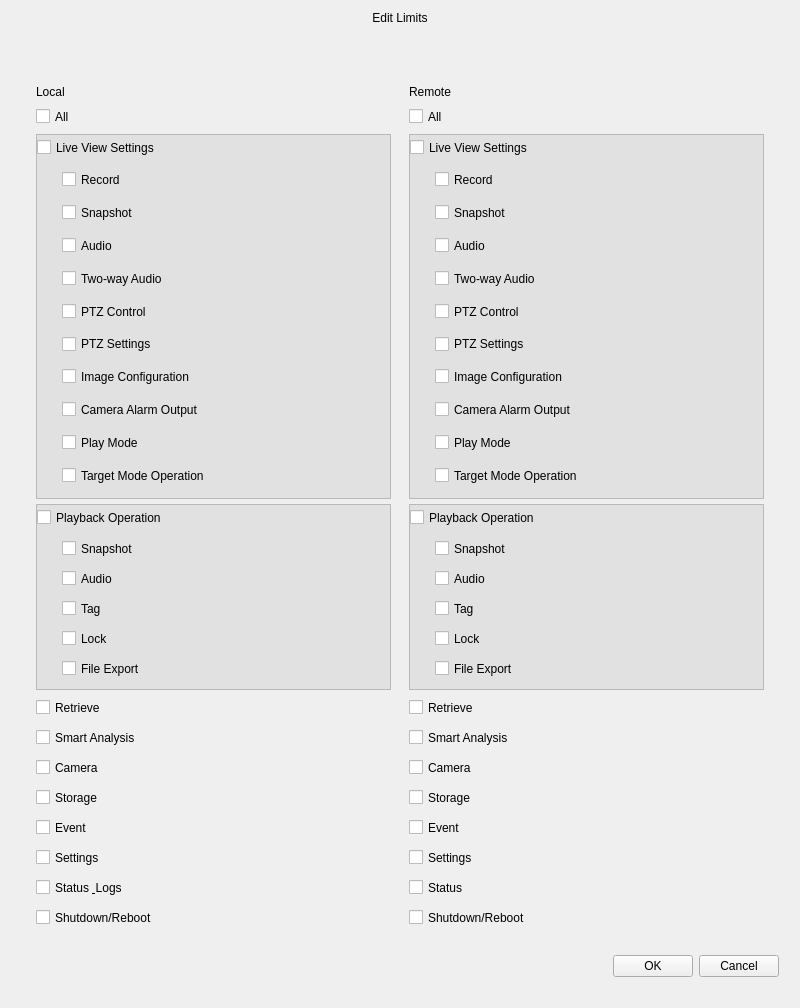
<?xml version="1.0" encoding="UTF-8"?>
<ui version="4.0">
 <class>EditUserLimitsDialog</class>
 <widget class="QWidget" name="EditUserLimitsDialog">
  <property name="windowModality">
   <enum>Qt::ApplicationModal</enum>
  </property>
  <property name="geometry">
   <rect>
    <x>0</x>
    <y>0</y>
    <width>800</width>
    <height>1008</height>
   </rect>
  </property>
  <property name="minimumSize">
   <size>
    <width>0</width>
    <height>0</height>
   </size>
  </property>
  <property name="windowTitle">
   <string>Dialog</string>
  </property>
  <property name="styleSheet">
   <string notr="true">CheckBoxGroup QCheckBox
{
	padding: 0px;
	padding-left: 5px;
	padding-right: 5px;
	min-height: 20px;
}</string>
  </property>
  <layout class="QVBoxLayout" name="verticalLayout">
   <property name="spacing">
    <number>0</number>
   </property>
   <item>
    <widget class="QLabel" name="label_title">
     <property name="text">
      <string>Edit Limits</string>
     </property>
     <property name="alignment">
      <set>Qt::AlignCenter</set>
     </property>
    </widget>
   </item>
   <item>
    <widget class="QWidget" name="widget_background" native="true">
     <property name="sizePolicy">
      <sizepolicy hsizetype="Preferred" vsizetype="Expanding">
       <horstretch>0</horstretch>
       <verstretch>0</verstretch>
      </sizepolicy>
     </property>
     <property name="focusPolicy">
      <enum>Qt::StrongFocus</enum>
     </property>
     <layout class="QVBoxLayout" name="verticalLayout_2">
      <property name="spacing">
       <number>6</number>
      </property>
      <property name="leftMargin">
       <number>10</number>
      </property>
      <property name="rightMargin">
       <number>10</number>
      </property>
      <property name="bottomMargin">
       <number>20</number>
      </property>
      <item>
       <widget class="TabBar" name="tabBar" native="true">
        <property name="minimumSize">
         <size>
          <width>0</width>
          <height>30</height>
         </size>
        </property>
       </widget>
      </item>
      <item>
       <widget class="QStackedWidget" name="stackedWidget">
        <property name="currentIndex">
         <number>0</number>
        </property>
        <widget class="QWidget" name="page_permission">
         <property name="styleSheet">
          <string notr="true">QCheckBox
{
    min-height: 25px;
}
QCheckBox:disabled
{
    background: #e1e1e1;
}</string>
         </property>
         <layout class="QVBoxLayout" name="verticalLayout_9">
          <property name="leftMargin">
           <number>0</number>
          </property>
          <property name="topMargin">
           <number>0</number>
          </property>
          <property name="rightMargin">
           <number>0</number>
          </property>
          <property name="bottomMargin">
           <number>0</number>
          </property>
          <item>
           <widget class="QWidget" name="widgetPermission" native="true">
            <layout class="QHBoxLayout" name="horizontalLayout_3">
             <property name="leftMargin">
              <number>9</number>
             </property>
             <property name="rightMargin">
              <number>9</number>
             </property>
             <item>
              <widget class="QWidget" name="widgetLocal" native="true">
               <layout class="QVBoxLayout" name="verticalLayout_3">
                <property name="spacing">
                 <number>5</number>
                </property>
                <property name="leftMargin">
                 <number>6</number>
                </property>
                <property name="topMargin">
                 <number>6</number>
                </property>
                <property name="rightMargin">
                 <number>6</number>
                </property>
                <property name="bottomMargin">
                 <number>6</number>
                </property>
                <item>
                 <widget class="QLabel" name="labelLocal">
                  <property name="text">
                   <string>Local</string>
                  </property>
                 </widget>
                </item>
                <item>
                 <widget class="QCheckBox" name="checkBoxAllLocal">
                  <property name="text">
                   <string>All</string>
                  </property>
                 </widget>
                </item>
                <item>
                 <widget class="QFrame" name="frameLIveViewLocal">
                  <property name="minimumSize">
                   <size>
                    <width>0</width>
                    <height>32</height>
                   </size>
                  </property>
                  <property name="styleSheet">
                   <string notr="true">QFrame {
    outline: 0px;
    min-height: 30px;
    color: #4A4A4A;
    background: #e1e1e1;
    border: 1px solid #B9B9B9;
}</string>
                  </property>
                  <layout class="QVBoxLayout" name="verticalLayout_11">
                   <property name="leftMargin">
                    <number>0</number>
                   </property>
                   <property name="topMargin">
                    <number>0</number>
                   </property>
                   <property name="rightMargin">
                    <number>0</number>
                   </property>
                   <property name="bottomMargin">
                    <number>9</number>
                   </property>
                   <item>
                    <widget class="MyUserCheckBox" name="checkBoxLiveViewLocal">
                     <property name="text">
                      <string>Live View Settings</string>
                     </property>
                    </widget>
                   </item>
                   <item>
                    <widget class="QWidget" name="widgetLiveViewLocal" native="true">
                     <property name="minimumSize">
                      <size>
                       <width>0</width>
                       <height>0</height>
                      </size>
                     </property>
                     <layout class="QVBoxLayout" name="verticalLayout_12">
                      <property name="leftMargin">
                       <number>25</number>
                      </property>
                      <property name="topMargin">
                       <number>0</number>
                      </property>
                      <property name="rightMargin">
                       <number>0</number>
                      </property>
                      <property name="bottomMargin">
                       <number>0</number>
                      </property>
                      <item>
                       <widget class="MyUserCheckBox" name="checkBoxRecordLocal">
                        <property name="text">
                         <string>Record</string>
                        </property>
                       </widget>
                      </item>
                      <item>
                       <widget class="MyUserCheckBox" name="checkBoxLiveViewSnapshotLocal">
                        <property name="text">
                         <string>Snapshot</string>
                        </property>
                       </widget>
                      </item>
                      <item>
                       <widget class="MyUserCheckBox" name="checkBoxLiveViewAudioLocal">
                        <property name="text">
                         <string>Audio</string>
                        </property>
                       </widget>
                      </item>
                      <item>
                       <widget class="MyUserCheckBox" name="checkBoxTwoWayAudioLocal">
                        <property name="text">
                         <string>Two-way Audio</string>
                        </property>
                       </widget>
                      </item>
                      <item>
                       <widget class="MyUserCheckBox" name="checkBoxPTZControlLocal">
                        <property name="text">
                         <string>PTZ Control</string>
                        </property>
                       </widget>
                      </item>
                      <item>
                       <widget class="MyUserCheckBox" name="checkBoxPTZSettingLocal">
                        <property name="text">
                         <string>PTZ Settings</string>
                        </property>
                       </widget>
                      </item>
                      <item>
                       <widget class="MyUserCheckBox" name="checkBoxImageConfigurationLocal">
                        <property name="text">
                         <string>Image Configuration</string>
                        </property>
                       </widget>
                      </item>
                      <item>
                       <widget class="MyUserCheckBox" name="checkBoxAlarmOutputLocal">
                        <property name="text">
                         <string>Camera Alarm Output</string>
                        </property>
                       </widget>
                      </item>
                      <item>
                       <widget class="MyUserCheckBox" name="checkBoxPlayModeLocal">
                        <property name="text">
                         <string>Play Mode</string>
                        </property>
                       </widget>
                      </item>
                      <item>
                       <widget class="MyUserCheckBox" name="checkBoxTargetModeLocal">
                        <property name="text">
                         <string>Target Mode Operation</string>
                        </property>
                       </widget>
                      </item>
                     </layout>
                    </widget>
                   </item>
                  </layout>
                 </widget>
                </item>
                <item>
                 <widget class="QFrame" name="framePlaybackLocal">
                  <property name="minimumSize">
                   <size>
                    <width>0</width>
                    <height>32</height>
                   </size>
                  </property>
                  <property name="styleSheet">
                   <string notr="true">QFrame {
    outline: 0px;
    min-height: 30px;
    color: #4A4A4A;
    background: #e1e1e1;
    border: 1px solid #B9B9B9;
}</string>
                  </property>
                  <layout class="QVBoxLayout" name="verticalLayout_13">
                   <property name="leftMargin">
                    <number>0</number>
                   </property>
                   <property name="topMargin">
                    <number>0</number>
                   </property>
                   <property name="rightMargin">
                    <number>0</number>
                   </property>
                   <item>
                    <widget class="MyUserCheckBox" name="checkBoxPlaybackLocal">
                     <property name="text">
                      <string>Playback Operation</string>
                     </property>
                    </widget>
                   </item>
                   <item>
                    <widget class="QWidget" name="widgetPlaybackLocal" native="true">
                     <property name="minimumSize">
                      <size>
                       <width>0</width>
                       <height>0</height>
                      </size>
                     </property>
                     <layout class="QVBoxLayout" name="verticalLayout_15">
                      <property name="leftMargin">
                       <number>25</number>
                      </property>
                      <property name="topMargin">
                       <number>0</number>
                      </property>
                      <property name="rightMargin">
                       <number>0</number>
                      </property>
                      <property name="bottomMargin">
                       <number>0</number>
                      </property>
                      <item>
                       <widget class="MyUserCheckBox" name="checkBoxPlaybackSnapshotLocal">
                        <property name="text">
                         <string>Snapshot</string>
                        </property>
                       </widget>
                      </item>
                      <item>
                       <widget class="MyUserCheckBox" name="checkBoxPlaybackAudioLocal">
                        <property name="text">
                         <string>Audio</string>
                        </property>
                       </widget>
                      </item>
                      <item>
                       <widget class="MyUserCheckBox" name="checkBoxTagLocal">
                        <property name="text">
                         <string>Tag</string>
                        </property>
                       </widget>
                      </item>
                      <item>
                       <widget class="MyUserCheckBox" name="checkBoxLockLocal">
                        <property name="text">
                         <string>Lock</string>
                        </property>
                       </widget>
                      </item>
                      <item>
                       <widget class="MyUserCheckBox" name="checkBoxFileExportLocal">
                        <property name="text">
                         <string>File Export</string>
                        </property>
                       </widget>
                      </item>
                     </layout>
                    </widget>
                   </item>
                  </layout>
                 </widget>
                </item>
                <item>
                 <widget class="QCheckBox" name="checkBoxRetrieveLocal">
                  <property name="text">
                   <string>Retrieve</string>
                  </property>
                 </widget>
                </item>
                <item>
                 <widget class="QCheckBox" name="checkBoxSmartAnalysisLocal">
                  <property name="text">
                   <string>Smart Analysis</string>
                  </property>
                 </widget>
                </item>
                <item>
                 <widget class="QCheckBox" name="checkBoxCameraLocal">
                  <property name="text">
                   <string>Camera</string>
                  </property>
                 </widget>
                </item>
                <item>
                 <widget class="QCheckBox" name="checkBoxStorageLocal">
                  <property name="text">
                   <string>Storage</string>
                  </property>
                 </widget>
                </item>
                <item>
                 <widget class="QCheckBox" name="checkBoxEventLocal">
                  <property name="text">
                   <string>Event</string>
                  </property>
                 </widget>
                </item>
                <item>
                 <widget class="QCheckBox" name="checkBoxSettingLocal">
                  <property name="text">
                   <string>Settings</string>
                  </property>
                 </widget>
                </item>
                <item>
                 <widget class="QCheckBox" name="checkBoxStatusLocal">
                  <property name="text">
                   <string>Status &amp; Logs</string>
                  </property>
                 </widget>
                </item>
                <item>
                 <widget class="QCheckBox" name="checkBoxShutdownLocal">
                  <property name="text">
                   <string>Shutdown/Reboot</string>
                  </property>
                 </widget>
                </item>
                <item>
                 <spacer name="verticalSpacer">
                  <property name="orientation">
                   <enum>Qt::Vertical</enum>
                  </property>
                  <property name="sizeHint" stdset="0">
                   <size>
                    <width>20</width>
                    <height>40</height>
                   </size>
                  </property>
                 </spacer>
                </item>
               </layout>
              </widget>
             </item>
             <item>
              <widget class="QWidget" name="widgetRemote" native="true">
               <layout class="QVBoxLayout" name="verticalLayout_6">
                <property name="spacing">
                 <number>5</number>
                </property>
                <property name="leftMargin">
                 <number>6</number>
                </property>
                <property name="topMargin">
                 <number>6</number>
                </property>
                <property name="rightMargin">
                 <number>6</number>
                </property>
                <property name="bottomMargin">
                 <number>6</number>
                </property>
                <item>
                 <widget class="QLabel" name="labelRemote">
                  <property name="text">
                   <string>Remote </string>
                  </property>
                 </widget>
                </item>
                <item>
                 <widget class="QCheckBox" name="checkBoxAllRemote">
                  <property name="text">
                   <string>All</string>
                  </property>
                 </widget>
                </item>
                <item>
                 <widget class="QFrame" name="frameLIveViewRemote">
                  <property name="minimumSize">
                   <size>
                    <width>0</width>
                    <height>32</height>
                   </size>
                  </property>
                  <property name="styleSheet">
                   <string notr="true">QFrame {
    outline: 0px;
    min-height: 30px;
    color: #4A4A4A;
    background: #e1e1e1;
    border: 1px solid #B9B9B9;
}</string>
                  </property>
                  <layout class="QVBoxLayout" name="verticalLayout_18">
                   <property name="leftMargin">
                    <number>0</number>
                   </property>
                   <property name="topMargin">
                    <number>0</number>
                   </property>
                   <property name="rightMargin">
                    <number>0</number>
                   </property>
                   <property name="bottomMargin">
                    <number>9</number>
                   </property>
                   <item>
                    <widget class="MyUserCheckBox" name="checkBoxLiveViewRemote">
                     <property name="text">
                      <string>Live View Settings</string>
                     </property>
                    </widget>
                   </item>
                   <item>
                    <widget class="QWidget" name="widgetLiveViewRemote" native="true">
                     <property name="minimumSize">
                      <size>
                       <width>0</width>
                       <height>0</height>
                      </size>
                     </property>
                     <layout class="QVBoxLayout" name="verticalLayout_19">
                      <property name="leftMargin">
                       <number>25</number>
                      </property>
                      <property name="topMargin">
                       <number>0</number>
                      </property>
                      <property name="rightMargin">
                       <number>0</number>
                      </property>
                      <property name="bottomMargin">
                       <number>0</number>
                      </property>
                      <item>
                       <widget class="MyUserCheckBox" name="checkBoxRecordRemote">
                        <property name="text">
                         <string>Record</string>
                        </property>
                       </widget>
                      </item>
                      <item>
                       <widget class="MyUserCheckBox" name="checkBoxLiveViewSnapshotRemote">
                        <property name="text">
                         <string>Snapshot</string>
                        </property>
                       </widget>
                      </item>
                      <item>
                       <widget class="MyUserCheckBox" name="checkBoxLiveViewAudioRemote">
                        <property name="text">
                         <string>Audio</string>
                        </property>
                       </widget>
                      </item>
                      <item>
                       <widget class="MyUserCheckBox" name="checkBoxTwoWayAudioRemote">
                        <property name="text">
                         <string>Two-way Audio</string>
                        </property>
                       </widget>
                      </item>
                      <item>
                       <widget class="MyUserCheckBox" name="checkBoxPTZControlRemote">
                        <property name="text">
                         <string>PTZ Control</string>
                        </property>
                       </widget>
                      </item>
                      <item>
                       <widget class="MyUserCheckBox" name="checkBoxPTZSettingRemote">
                        <property name="text">
                         <string>PTZ Settings</string>
                        </property>
                       </widget>
                      </item>
                      <item>
                       <widget class="MyUserCheckBox" name="checkBoxImageConfigurationRemote">
                        <property name="text">
                         <string>Image Configuration</string>
                        </property>
                       </widget>
                      </item>
                      <item>
                       <widget class="MyUserCheckBox" name="checkBoxAlarmOutputRemote">
                        <property name="text">
                         <string>Camera Alarm Output</string>
                        </property>
                       </widget>
                      </item>
                      <item>
                       <widget class="MyUserCheckBox" name="checkBoxPlayModeRemote">
                        <property name="text">
                         <string>Play Mode</string>
                        </property>
                       </widget>
                      </item>
                      <item>
                       <widget class="MyUserCheckBox" name="checkBoxTargetModeRemote">
                        <property name="text">
                         <string>Target Mode Operation</string>
                        </property>
                       </widget>
                      </item>
                     </layout>
                    </widget>
                   </item>
                  </layout>
                 </widget>
                </item>
                <item>
                 <widget class="QFrame" name="framePlaybackRemote">
                  <property name="minimumSize">
                   <size>
                    <width>0</width>
                    <height>32</height>
                   </size>
                  </property>
                  <property name="styleSheet">
                   <string notr="true">QFrame {
    outline: 0px;
    min-height: 30px;
    color: #4A4A4A;
    background: #e1e1e1;
    border: 1px solid #B9B9B9;
}</string>
                  </property>
                  <layout class="QVBoxLayout" name="verticalLayout_16">
                   <property name="leftMargin">
                    <number>0</number>
                   </property>
                   <property name="topMargin">
                    <number>0</number>
                   </property>
                   <property name="rightMargin">
                    <number>0</number>
                   </property>
                   <item>
                    <widget class="MyUserCheckBox" name="checkBoxPlaybackRemote">
                     <property name="text">
                      <string>Playback Operation</string>
                     </property>
                    </widget>
                   </item>
                   <item>
                    <widget class="QWidget" name="widgetPlaybackRemote" native="true">
                     <property name="minimumSize">
                      <size>
                       <width>0</width>
                       <height>0</height>
                      </size>
                     </property>
                     <layout class="QVBoxLayout" name="verticalLayout_17">
                      <property name="leftMargin">
                       <number>25</number>
                      </property>
                      <property name="topMargin">
                       <number>0</number>
                      </property>
                      <property name="rightMargin">
                       <number>0</number>
                      </property>
                      <property name="bottomMargin">
                       <number>0</number>
                      </property>
                      <item>
                       <widget class="MyUserCheckBox" name="checkBoxPlaybackSnapshotRemote">
                        <property name="text">
                         <string>Snapshot</string>
                        </property>
                       </widget>
                      </item>
                      <item>
                       <widget class="MyUserCheckBox" name="checkBoxPlaybackAudioRemote">
                        <property name="text">
                         <string>Audio</string>
                        </property>
                       </widget>
                      </item>
                      <item>
                       <widget class="MyUserCheckBox" name="checkBoxTagRemote">
                        <property name="text">
                         <string>Tag</string>
                        </property>
                       </widget>
                      </item>
                      <item>
                       <widget class="MyUserCheckBox" name="checkBoxLockRemote">
                        <property name="text">
                         <string>Lock</string>
                        </property>
                       </widget>
                      </item>
                      <item>
                       <widget class="MyUserCheckBox" name="checkBoxFileExportRemote">
                        <property name="text">
                         <string>File Export</string>
                        </property>
                       </widget>
                      </item>
                     </layout>
                    </widget>
                   </item>
                  </layout>
                 </widget>
                </item>
                <item>
                 <widget class="QCheckBox" name="checkBoxRetrieveRemote">
                  <property name="text">
                   <string>Retrieve</string>
                  </property>
                 </widget>
                </item>
                <item>
                 <widget class="QCheckBox" name="checkBoxSmartAnalysisRemote">
                  <property name="text">
                   <string>Smart Analysis</string>
                  </property>
                 </widget>
                </item>
                <item>
                 <widget class="QCheckBox" name="checkBoxCameraRemote">
                  <property name="text">
                   <string>Camera</string>
                  </property>
                 </widget>
                </item>
                <item>
                 <widget class="QCheckBox" name="checkBoxStorageRemote">
                  <property name="text">
                   <string>Storage</string>
                  </property>
                 </widget>
                </item>
                <item>
                 <widget class="QCheckBox" name="checkBoxEventRemote">
                  <property name="text">
                   <string>Event</string>
                  </property>
                 </widget>
                </item>
                <item>
                 <widget class="QCheckBox" name="checkBoxSettingRemote">
                  <property name="text">
                   <string>Settings</string>
                  </property>
                 </widget>
                </item>
                <item>
                 <widget class="QCheckBox" name="checkBoxStatusRemote">
                  <property name="text">
                   <string>Status</string>
                  </property>
                 </widget>
                </item>
                <item>
                 <widget class="QCheckBox" name="checkBoxShutdownRemote">
                  <property name="text">
                   <string>Shutdown/Reboot</string>
                  </property>
                 </widget>
                </item>
                <item>
                 <spacer name="verticalSpacer_4">
                  <property name="orientation">
                   <enum>Qt::Vertical</enum>
                  </property>
                  <property name="sizeHint" stdset="0">
                   <size>
                    <width>20</width>
                    <height>40</height>
                   </size>
                  </property>
                 </spacer>
                </item>
               </layout>
              </widget>
             </item>
            </layout>
           </widget>
          </item>
          <item>
           <spacer name="verticalSpacer_7">
            <property name="orientation">
             <enum>Qt::Vertical</enum>
            </property>
            <property name="sizeHint" stdset="0">
             <size>
              <width>20</width>
              <height>74</height>
             </size>
            </property>
           </spacer>
          </item>
         </layout>
        </widget>
        <widget class="QWidget" name="page_camera">
         <layout class="QVBoxLayout" name="verticalLayout_14">
          <property name="leftMargin">
           <number>0</number>
          </property>
          <property name="topMargin">
           <number>0</number>
          </property>
          <property name="rightMargin">
           <number>0</number>
          </property>
          <item>
           <widget class="QScrollArea" name="scrollArea">
            <property name="horizontalScrollBarPolicy">
             <enum>Qt::ScrollBarAlwaysOff</enum>
            </property>
            <property name="widgetResizable">
             <bool>true</bool>
            </property>
            <widget class="QWidget" name="scrollAreaWidgetContents">
             <property name="geometry">
              <rect>
               <x>0</x>
               <y>0</y>
               <width>122</width>
               <height>82</height>
              </rect>
             </property>
             <layout class="QVBoxLayout" name="verticalLayout_10">
              <property name="leftMargin">
               <number>0</number>
              </property>
              <property name="topMargin">
               <number>0</number>
              </property>
              <property name="rightMargin">
               <number>0</number>
              </property>
              <property name="bottomMargin">
               <number>0</number>
              </property>
              <item>
               <widget class="QWidget" name="widgetConfiguration" native="true">
                <layout class="QHBoxLayout" name="horizontalLayout_2">
                 <item>
                  <widget class="QWidget" name="widgetChannelLocal" native="true">
                   <layout class="QVBoxLayout" name="verticalLayout_46">
                    <property name="spacing">
                     <number>5</number>
                    </property>
                    <property name="leftMargin">
                     <number>1</number>
                    </property>
                    <property name="topMargin">
                     <number>6</number>
                    </property>
                    <property name="rightMargin">
                     <number>1</number>
                    </property>
                    <property name="bottomMargin">
                     <number>6</number>
                    </property>
                    <item>
                     <widget class="QLabel" name="labelChannelLocal">
                      <property name="text">
                       <string>Local</string>
                      </property>
                     </widget>
                    </item>
                    <item>
                     <widget class="MyUserCheckBoxGroup" name="checkBoxGroupLiveViewLocal" native="true"/>
                    </item>
                    <item>
                     <widget class="MyUserCheckBoxGroup" name="checkBoxGroupPlayBackLocal" native="true"/>
                    </item>
                    <item>
                     <spacer name="verticalSpacer_10">
                      <property name="orientation">
                       <enum>Qt::Vertical</enum>
                      </property>
                      <property name="sizeHint" stdset="0">
                       <size>
                        <width>20</width>
                        <height>40</height>
                       </size>
                      </property>
                     </spacer>
                    </item>
                   </layout>
                  </widget>
                 </item>
                 <item>
                  <widget class="QWidget" name="widgetChannelRemote" native="true">
                   <layout class="QVBoxLayout" name="verticalLayout_51">
                    <property name="spacing">
                     <number>5</number>
                    </property>
                    <property name="leftMargin">
                     <number>1</number>
                    </property>
                    <property name="topMargin">
                     <number>6</number>
                    </property>
                    <property name="rightMargin">
                     <number>1</number>
                    </property>
                    <property name="bottomMargin">
                     <number>6</number>
                    </property>
                    <item>
                     <widget class="QLabel" name="labelChannelRemote">
                      <property name="text">
                       <string>Remote </string>
                      </property>
                     </widget>
                    </item>
                    <item>
                     <widget class="MyUserCheckBoxGroup" name="checkBoxGroupLiveViewRemote" native="true"/>
                    </item>
                    <item>
                     <widget class="MyUserCheckBoxGroup" name="checkBoxGroupPlayBackRemote" native="true"/>
                    </item>
                    <item>
                     <spacer name="verticalSpacer_11">
                      <property name="orientation">
                       <enum>Qt::Vertical</enum>
                      </property>
                      <property name="sizeHint" stdset="0">
                       <size>
                        <width>20</width>
                        <height>40</height>
                       </size>
                      </property>
                     </spacer>
                    </item>
                   </layout>
                  </widget>
                 </item>
                </layout>
               </widget>
              </item>
             </layout>
            </widget>
           </widget>
          </item>
         </layout>
        </widget>
       </widget>
      </item>
      <item>
       <layout class="QHBoxLayout" name="horizontalLayout">
        <item>
         <spacer name="horizontalSpacer">
          <property name="orientation">
           <enum>Qt::Horizontal</enum>
          </property>
          <property name="sizeHint" stdset="0">
           <size>
            <width>40</width>
            <height>20</height>
           </size>
          </property>
         </spacer>
        </item>
        <item>
         <widget class="QPushButton" name="pushButton_ok">
          <property name="text">
           <string>OK</string>
          </property>
         </widget>
        </item>
        <item>
         <widget class="QPushButton" name="pushButton_cancel">
          <property name="text">
           <string>Cancel</string>
          </property>
         </widget>
        </item>
       </layout>
      </item>
     </layout>
    </widget>
   </item>
  </layout>
 </widget>
 <customwidgets>
  <customwidget>
   <class>TabBar</class>
   <extends>QWidget</extends>
   <header>tabbar.h</header>
   <container>1</container>
  </customwidget>
  <customwidget>
   <class>MyUserCheckBox</class>
   <extends>QCheckBox</extends>
   <header>MyUserCheckBox.h</header>
  </customwidget>
  <customwidget>
   <class>MyUserCheckBoxGroup</class>
   <extends>QWidget</extends>
   <header>MyUserCheckBoxGroup.h</header>
   <container>1</container>
  </customwidget>
 </customwidgets>
 <resources/>
 <connections/>
</ui>
